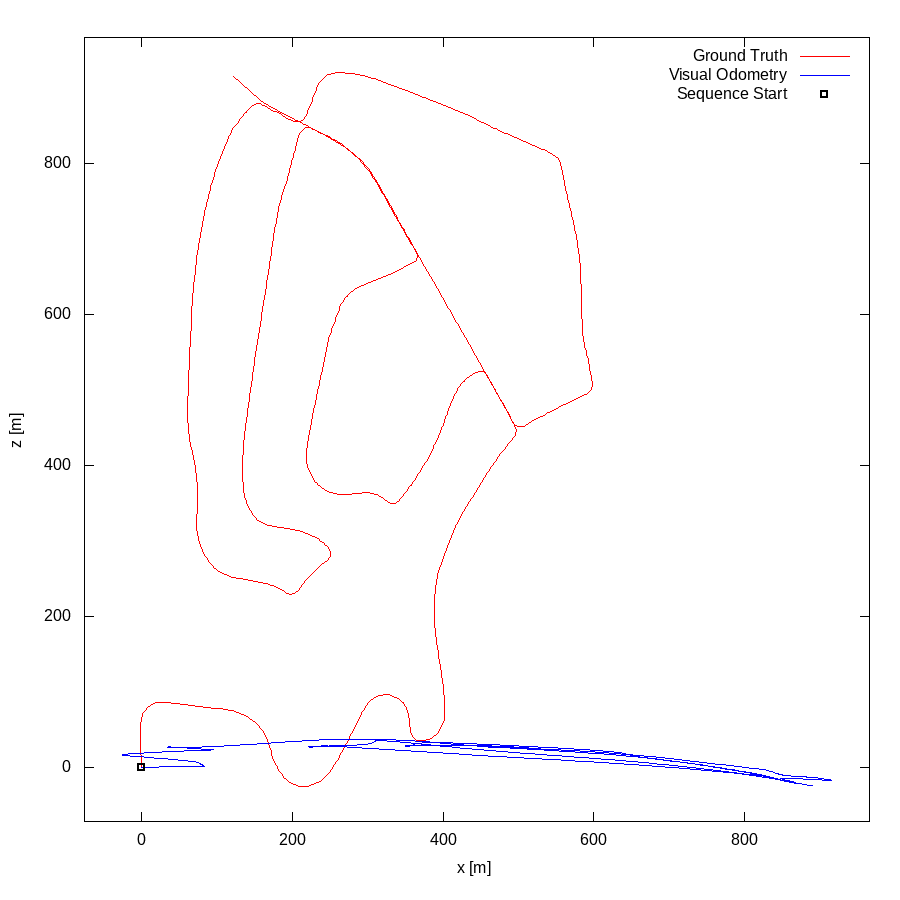

Write gnuplot code to recreate this figure.
set term postscript eps enhanced color
set output "02.eps"
set size ratio -1
set xrange [-75:965]
set yrange [-72:967]
set xlabel "x [m]"
set ylabel "z [m]"
plot "02.txt" using 1:2 lc rgb "#FF0000" title 'Ground Truth' w lines,"02.txt" using 3:4 lc rgb "#0000FF" title 'Visual Odometry' w lines,"< head -1 02.txt" using 1:2 lc rgb "#000000" pt 4 ps 1 lw 2 title 'Sequence Start' w points
